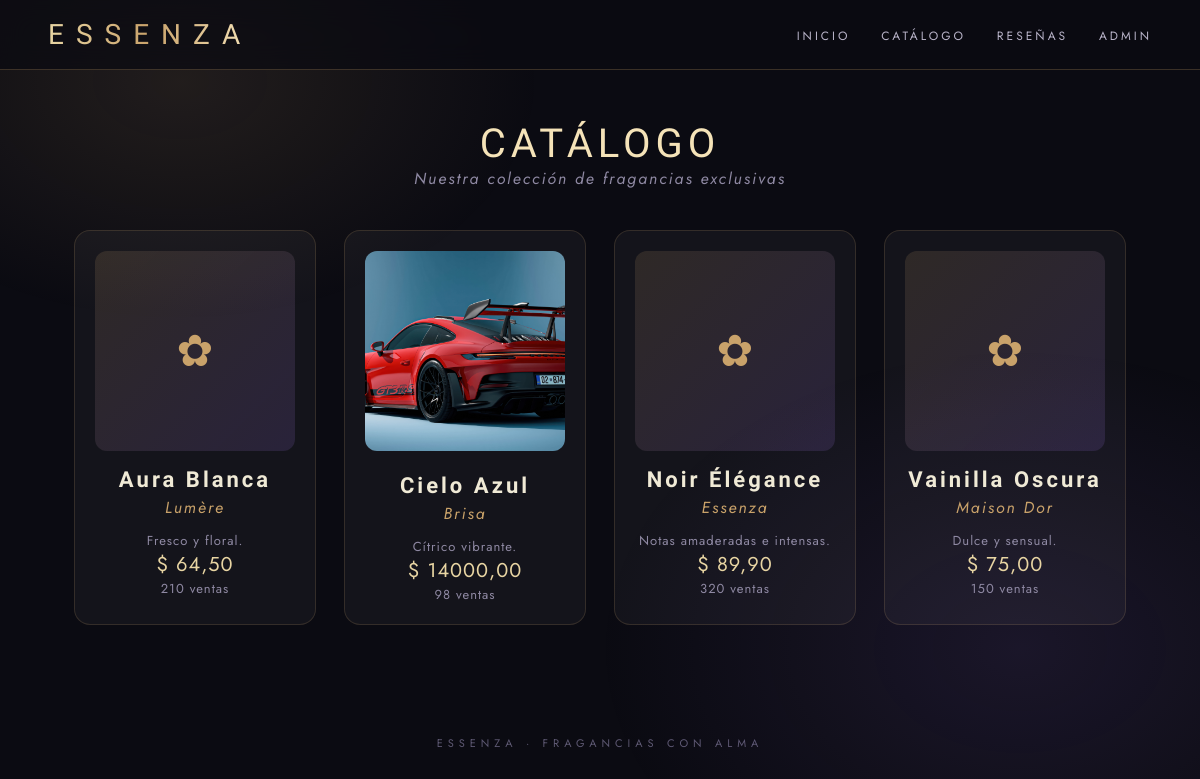
Screenshot of /catalogo/ with the database file from the repository.
### tienda/models.py (models this page shows, shortened)
class Perfume(models.Model):
    nombre = models.CharField(max_length=120)
    marca = models.CharField(max_length=120)
    descripcion = models.TextField(blank=True)
    precio = models.DecimalField(max_digits=8, decimal_places=2)
    ventas = models.PositiveIntegerField(default=0)
    imagen = models.ImageField(upload_to='perfumes/', blank=True, null=True)

### tienda/views.py (the view)
# urls.py: path('catalogo/', views.catalogo, name='catalogo'),
def catalogo(request):
    perfumes = Perfume.objects.all().order_by('nombre')
    return render(request, 'tienda/catalogo.html', {'perfumes': perfumes})

### tienda/templates/tienda/catalogo.html
{% extends 'tienda/base.html' %}
{% block contenido %}
<div class="page-header">
  <h1>Catálogo</h1>
  <p>Nuestra colección de fragancias exclusivas</p>
</div>
<div class="grid">
  {% for p in perfumes %}
  <div class="card">
    {% if p.imagen %}<img src="{{ p.imagen.url }}" alt="{{ p.nombre }}">{% else %}<div class="img-ph">✿</div>{% endif %}
    <h3>{{ p.nombre }}</h3>
    <p class="marca">{{ p.marca }}</p>
    {% if p.descripcion %}<p class="meta">{{ p.descripcion|truncatewords:15 }}</p>{% endif %}
    <p class="precio">$ {{ p.precio }}</p>
    <p class="meta">{{ p.ventas }} ventas</p>
  </div>
  {% empty %}<p>Sin perfumes.</p>{% endfor %}
</div>
{% endblock %}

### tienda/templates/tienda/base.html (style rules this page uses)
* { margin:0; padding:0; box-sizing:border-box; }
html { scroll-behavior:smooth; }
body { font-family:'Jost',sans-serif; background:#0b0b12; color:#e8e6f0; min-height:100vh; overflow-x:hidden; }
body::before { content:''; position:fixed; inset:0; background:radial-gradient(600px 400px at 15% 10%, rgba(201,162,106,.12), transparent 60%), radial-gradient(700px 500px at 85% 80%, rgba(124,92,186,.14), transparent 60%); pointer-events:none; }
h1, h2 { font-family:'Italiana',serif; font-weight:400; letter-spacing:5px; text-transform:uppercase; }
.page-header { text-align:center; margin-bottom:40px; }
.page-header h1 { font-size:40px; color:#f5e3b8; }
.page-header p { color:#8f89a3; font-style:italic; letter-spacing:2px; }
.grid { display:grid; grid-template-columns:repeat(auto-fill,minmax(240px,1fr)); gap:28px; }
.card { background:rgba(255,255,255,.04); border:1px solid rgba(201,162,106,.18); border-radius:16px; padding:20px; text-align:center; backdrop-filter:blur(8px); transition:transform .35s cubic-bezier(.2,.8,.2,1), border-color .35s, box-shadow .35s; animation:fadeUp .7s ease both; }
.card:nth-child(2) { animation-delay:.08s }
.card:nth-child(3) { animation-delay:.16s }
.card:nth-child(4) { animation-delay:.24s }
.card img, .img-ph { width:100%; height:200px; object-fit:cover; border-radius:12px; margin-bottom:16px; }
.img-ph { background:linear-gradient(135deg,rgba(201,162,106,.15),rgba(124,92,186,.2)); display:flex; align-items:center; justify-content:center; font-size:44px; color:#c9a26a; }
.card h3 { font-family:'Italiana',serif; font-size:22px; letter-spacing:3px; color:#f0ead6; }
.card .marca { color:#c9a26a; font-style:italic; margin:4px 0 12px; letter-spacing:2px; }
.card .precio { font-size:20px; color:#e8d5a3; letter-spacing:1px; }
.meta { color:#8f89a3; font-size:13px; letter-spacing:1px; }

### rows the page displays
Perfume: nombre "Aura Blanca", marca "Lumère", descripcion "Fresco y floral.", precio "64,50", ventas "210"
Perfume: imagen (picture), nombre "Cielo Azul", marca "Brisa", descripcion "Cítrico vibrante.", precio "14000,00", ventas "98"
Perfume: nombre "Noir Élégance", marca "Essenza", descripcion "Notas amaderadas e intensas.", precio "89,90", ventas "320"
Perfume: nombre "Vainilla Oscura", marca "Maison Dor", descripcion "Dulce y sensual.", precio "75,00", ventas "150"
